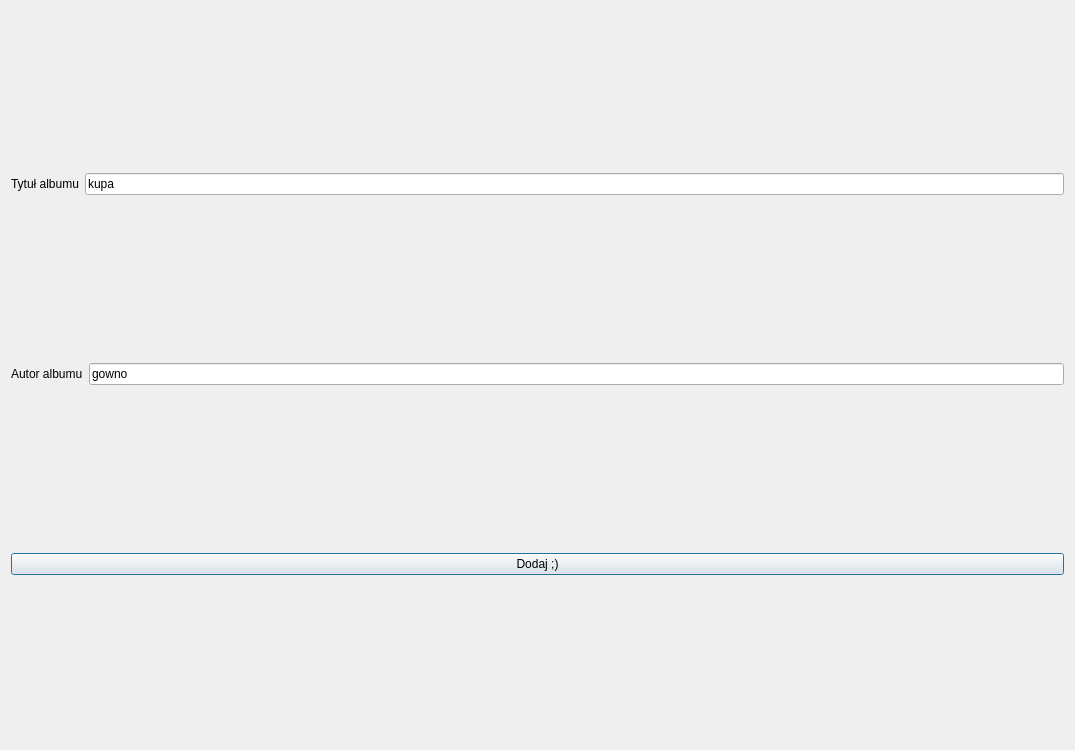
<?xml version="1.0" encoding="UTF-8"?>
<ui version="4.0">
 <class>formDialogClass</class>
 <widget class="QDialog" name="formDialogClass">
  <property name="geometry">
   <rect>
    <x>0</x>
    <y>0</y>
    <width>1075</width>
    <height>750</height>
   </rect>
  </property>
  <property name="windowTitle">
   <string>formDialog</string>
  </property>
  <layout class="QVBoxLayout" name="verticalLayout">
   <item>
    <layout class="QHBoxLayout" name="horizontalLayout_3">
     <item>
      <widget class="QLabel" name="label">
       <property name="text">
        <string>Tytuł albumu</string>
       </property>
      </widget>
     </item>
     <item>
      <widget class="QLineEdit" name="lineEdit">
       <property name="text">
        <string>kupa</string>
       </property>
      </widget>
     </item>
    </layout>
   </item>
   <item>
    <layout class="QHBoxLayout" name="horizontalLayout">
     <item>
      <widget class="QLabel" name="label_3">
       <property name="text">
        <string>Autor albumu</string>
       </property>
      </widget>
     </item>
     <item>
      <widget class="QLineEdit" name="lineEdit_2">
       <property name="text">
        <string>gowno</string>
       </property>
      </widget>
     </item>
    </layout>
   </item>
   <item>
    <layout class="QHBoxLayout" name="horizontalLayout_3"/>
   </item>
   <item>
    <layout class="QHBoxLayout" name="horizontalLayout"/>
   </item>
   <item>
    <widget class="QPushButton" name="finalizeAddAlbumButton">
     <property name="text">
      <string>Dodaj ;)</string>
     </property>
    </widget>
   </item>
  </layout>
 </widget>
 <layoutdefault spacing="6" margin="11"/>
 <resources/>
 <connections>
  <connection>
   <sender>finalizeAddAlbumButton</sender>
   <signal>clicked()</signal>
   <receiver>formDialogClass</receiver>
   <slot>addAlbumToTable()</slot>
   <hints>
    <hint type="sourcelabel">
     <x>165</x>
     <y>381</y>
    </hint>
    <hint type="destinationlabel">
     <x>0</x>
     <y>367</y>
    </hint>
   </hints>
  </connection>
 </connections>
 <slots>
  <slot>addAlbumToTable()</slot>
 </slots>
</ui>
